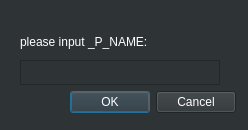
<?xml version="1.0" encoding="UTF-8"?>
<ui version="4.0">
 <class>create_new_xml</class>
 <widget class="QDialog" name="create_new_xml">
  <property name="geometry">
   <rect>
    <x>0</x>
    <y>0</y>
    <width>248</width>
    <height>130</height>
   </rect>
  </property>
  <property name="windowTitle">
   <string>Dialog</string>
  </property>
  <property name="styleSheet">
   <string notr="true">border-color: rgb(164, 0, 0);
background-color: rgb(46, 52, 54);
color: rgb(255,255,255);
border-top-color: rgb(0, 0, 0);</string>
  </property>
  <widget class="QWidget" name="">
   <property name="geometry">
    <rect>
     <x>20</x>
     <y>30</y>
     <width>216</width>
     <height>83</height>
    </rect>
   </property>
   <layout class="QVBoxLayout" name="verticalLayout">
    <item>
     <widget class="QLabel" name="label">
      <property name="maximumSize">
       <size>
        <width>16777215</width>
        <height>25</height>
       </size>
      </property>
      <property name="text">
       <string>please input _P_NAME:</string>
      </property>
     </widget>
    </item>
    <item>
     <widget class="QTextEdit" name="textEdit">
      <property name="minimumSize">
       <size>
        <width>200</width>
        <height>25</height>
       </size>
      </property>
      <property name="maximumSize">
       <size>
        <width>200</width>
        <height>25</height>
       </size>
      </property>
     </widget>
    </item>
    <item>
     <layout class="QHBoxLayout" name="horizontalLayout_2">
      <item>
       <spacer name="horizontalSpacer_2">
        <property name="orientation">
         <enum>Qt::Horizontal</enum>
        </property>
        <property name="sizeHint" stdset="0">
         <size>
          <width>40</width>
          <height>20</height>
         </size>
        </property>
       </spacer>
      </item>
      <item>
       <widget class="QDialogButtonBox" name="buttonBox">
        <property name="orientation">
         <enum>Qt::Horizontal</enum>
        </property>
        <property name="standardButtons">
         <set>QDialogButtonBox::Cancel|QDialogButtonBox::Ok</set>
        </property>
       </widget>
      </item>
     </layout>
    </item>
   </layout>
  </widget>
  <zorder>buttonBox</zorder>
  <zorder>textEdit</zorder>
  <zorder>label</zorder>
  <zorder>horizontalSpacer_2</zorder>
  <zorder>textEdit</zorder>
  <zorder>label</zorder>
 </widget>
 <resources/>
 <connections>
  <connection>
   <sender>buttonBox</sender>
   <signal>accepted()</signal>
   <receiver>create_new_xml</receiver>
   <slot>accept()</slot>
   <hints>
    <hint type="sourcelabel">
     <x>248</x>
     <y>254</y>
    </hint>
    <hint type="destinationlabel">
     <x>157</x>
     <y>274</y>
    </hint>
   </hints>
  </connection>
  <connection>
   <sender>buttonBox</sender>
   <signal>rejected()</signal>
   <receiver>create_new_xml</receiver>
   <slot>reject()</slot>
   <hints>
    <hint type="sourcelabel">
     <x>316</x>
     <y>260</y>
    </hint>
    <hint type="destinationlabel">
     <x>286</x>
     <y>274</y>
    </hint>
   </hints>
  </connection>
 </connections>
</ui>
